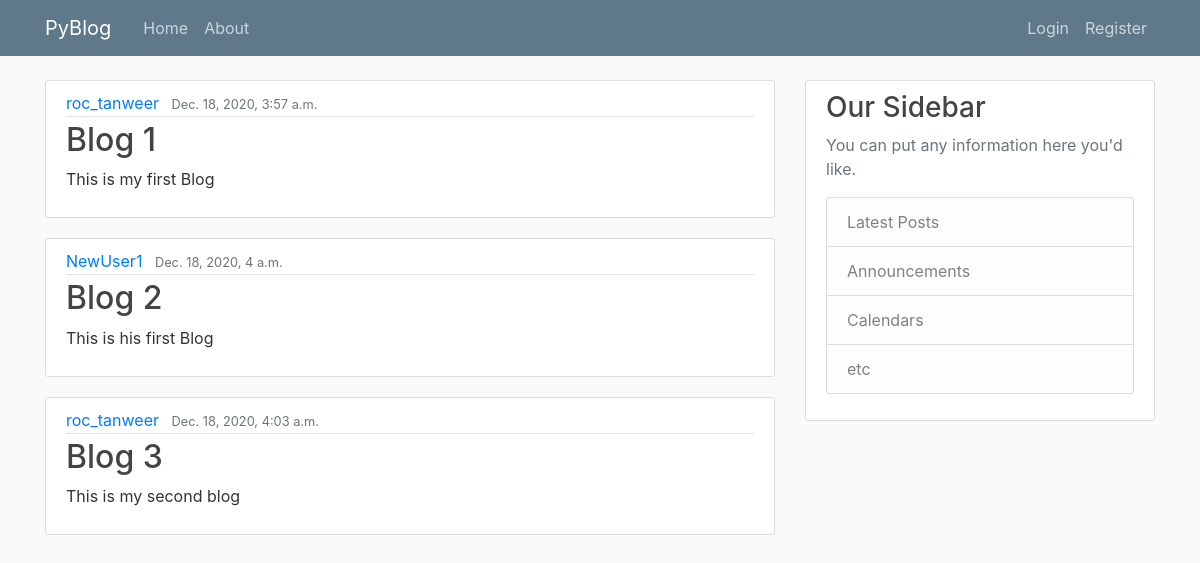
The page / on the database its author committed.
### Blog/models.py (models this page shows, shortened)
class Post(models.Model):
    title = models.CharField(max_length=100)
    content = models.TextField()
    date_posted = models.DateTimeField(default=timezone.now)
    author = models.ForeignKey(User, on_delete=models.CASCADE)

### Blog/views.py (the view)
# urls.py: path('', views.home, name='blog-home'),
def home(requests):
    context = {
        'posts' : Post.objects.all()
    }
    return render(requests, 'Blog/home.html', context)

### Blog/templates/Blog/home.html
{% extends 'Blog/base.html' %}
{% block content %}
{% for post in posts %}
<article class="media content-section">
    <div class="media-body">
        <div class="article-metadata">
            <a class="mr-2" href="#">{{ post.author }}</a>
            <small class="text-muted">{{ post.date_posted }}</small>
        </div>
        <h2><a class="article-title" href="#">{{ post.title }}</a></h2>
        <p class="article-content">{{ post.content }}</p>
    </div>
</article>
{% endfor %}
{% endblock content %}

### Blog/static/Blog/main.css (style rules this page uses)
body { background: #fafafa; color: #333333; margin-top: 5rem; }
h1, h2, h3, h4, h5, h6 { color: #444444; }
.content-section { background: #ffffff; padding: 10px 20px; border: 1px solid #dddddd; border-radius: 3px; margin-bottom: 20px; }
.article-title { color: #444444; }
.article-content { white-space: pre-line; }
.article-metadata { padding-bottom: 1px; margin-bottom: 4px; border-bottom: 1px solid #e3e3e3 }

### rows shown on the page
Post: author "roc_tanweer", date_posted "Dec. 18, 2020, 3:57 a.m.", title "Blog 1", content "This is my first Blog"
Post: author "NewUser1", date_posted "Dec. 18, 2020, 4 a.m.", title "Blog 2", content "This is his first Blog"
Post: author "roc_tanweer", date_posted "Dec. 18, 2020, 4:03 a.m.", title "Blog 3", content "This is my second blog"
